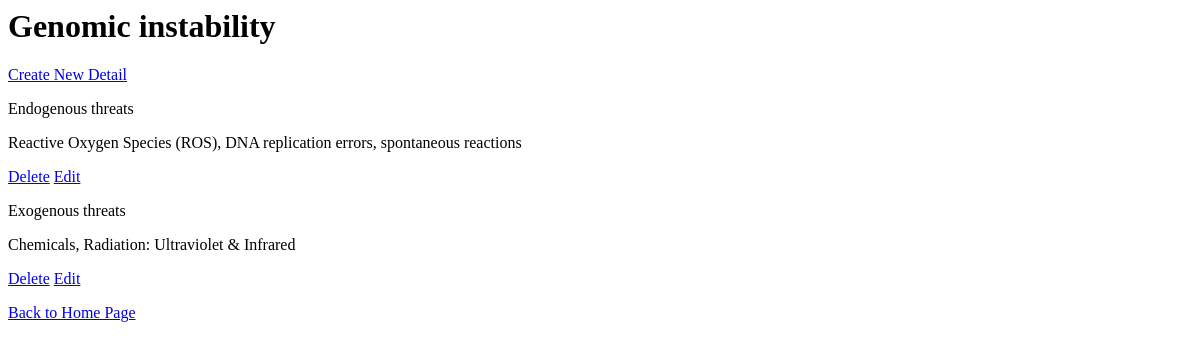
The app's page /aging_hallmarks/1/hallmark_details, older data.
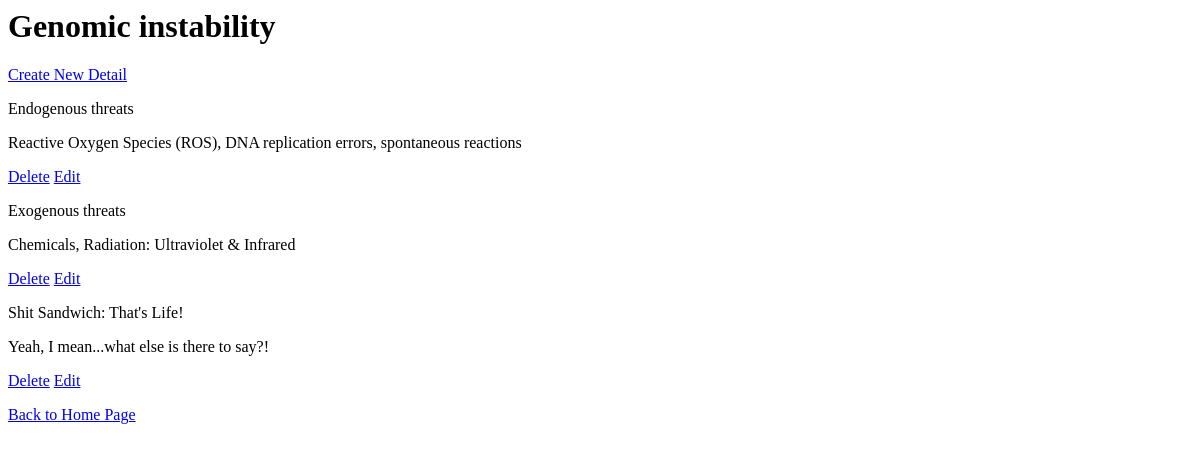
The same page, newer data.
### db_setup.py (models this page shows)
class AgingHallmark(Base):
    __tablename__ = 'aging_hallmark'
    id = Column(Integer, primary_key=True)
    name = Column(String(300), nullable=False)
    summary = Column(String(300))
    treatment = Column(String(300))

class HallmarkDetails(Base):
    __tablename__ = 'hallmark_details'
    id = Column(Integer, primary_key = True)
    name = Column(String(100), nullable=False)
    description = Column(String(500))
    references = Column(String(250))
    hallmark_id = Column(Integer, ForeignKey('aging_hallmark.id'))
    aging_hallmark = relationship(AgingHallmark)

### app.py (the view)
@app.route('/aging_hallmarks/<int:hallmark_id>')
@app.route('/aging_hallmarks/<int:hallmark_id>/hallmark_details')
def details(hallmark_id):
    hallmark = session.query(AgingHallmark).filter_by(id=hallmark_id).one()
    details = session.query(HallmarkDetails).filter_by(
                    hallmark_id = hallmark_id).all()
    return render_template('details.html', details=details, hallmark=hallmark)

### templates/details.html (shortened to what this page needs)
<html><body>
<h1>{{hallmark.name}}</h1>
<a href = "{{url_for('newDetail', hallmark_id = hallmark.id)}}">Create New Detail</a></br>
{% for detail in details %}
<p>{{detail.name}}</p>
<p>{{detail.description}}</p>
<p>
        <a href = #>Delete</a>
        <a href = #>Edit</a>
</p>
{% endfor %}
<p><a href = "{{url_for('agingHallmarks')}}"> Back to Home Page</a></p>
</body>
</html>

Row changes from the older to the newer data that the page shows:
added HallmarkDetails: name "Shit Sandwich: That's Life!", description "Yeah, I mean...what else is there to say?!"
